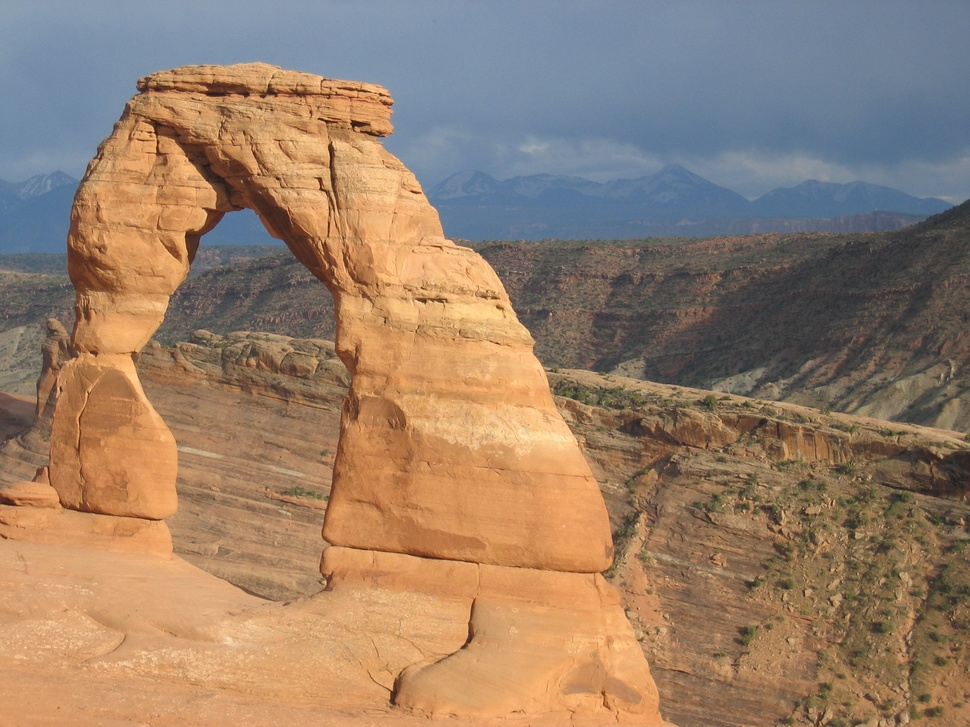
#> input picture data/arch.jpg, 970 x 727 px, shrunk from 2272 x 1704 before the run
$ jupyter execute SVD.ipynb   (shell and % lines are left out)   (Python 2 division)
#> lines starting #> are read from the running program, lines starting #| are printed output that depends on the picture
## Image Compression Using Singular Value Decomposition
Note that the use of an image as a data set in this demonstration is different than how we used images for demonstrating PCA. In the case of PCA, each image was an object and the pixel values (flattened) were the features. PCA allowed us to analyze the entire data set of images.

For SVD, we are assuming that each row in the image is a data object and the column values are the features.

[cell 1]
import matplotlib.pyplot as plt
import numpy as np
import time
from sparsesvd import sparsesvd

from PIL import Image

[cell 2]
#load a random image and convert it into black and white
img = Image.open('../data/arch.jpg')
#> img is the input picture: PIL image 970x727 RGB; mean R, G, B 151.7, 127, 106.3
imggray = img.convert('LA')
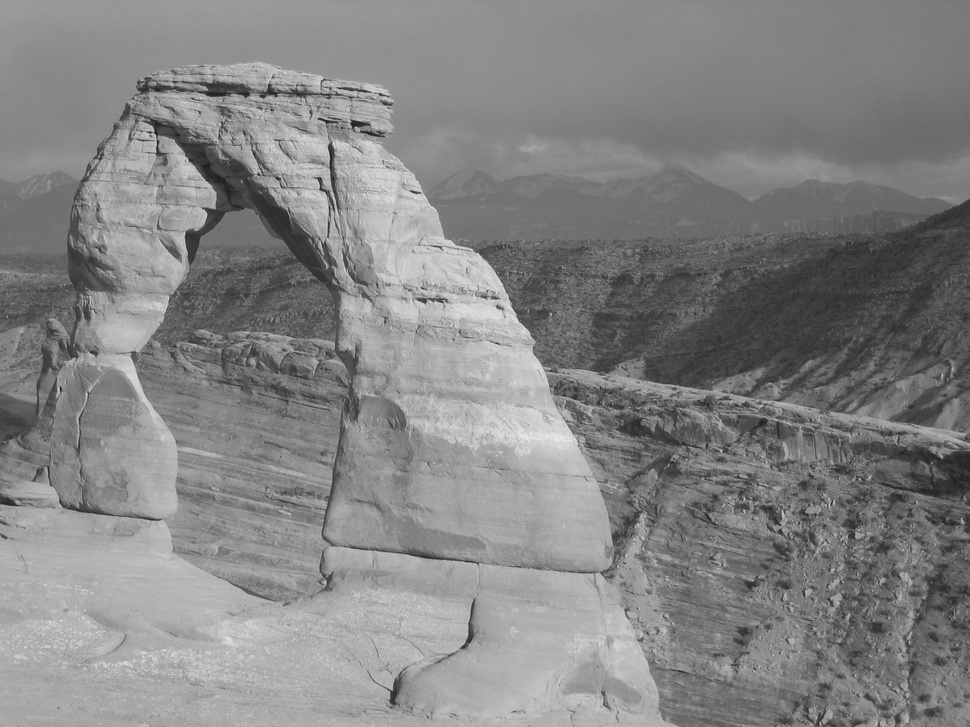
#> imggray: PIL image 970x727 LA; mean R, G, B, A 132, 132, 132, 255
fig = plt.figure(figsize=(18, 12))
fig.add_subplot(1,2,1)
plt.imshow(img)
fig.add_subplot(1,2,2)
plt.imshow(imggray)

[cell 3]
# convert image to a np matrix (the underlying data is unchanged)
imgmat = np.array(list(imggray.getdata(band=0)), float)
imgmat.shape = (imggray.size[1], imggray.size[0])
X = np.matrix(imgmat)
plt.figure(figsize=(9,6))
plt.imshow(X, cmap='gray');

[cell 4]
# compute SVD for the matrix
U, S, V = np.linalg.svd(X)
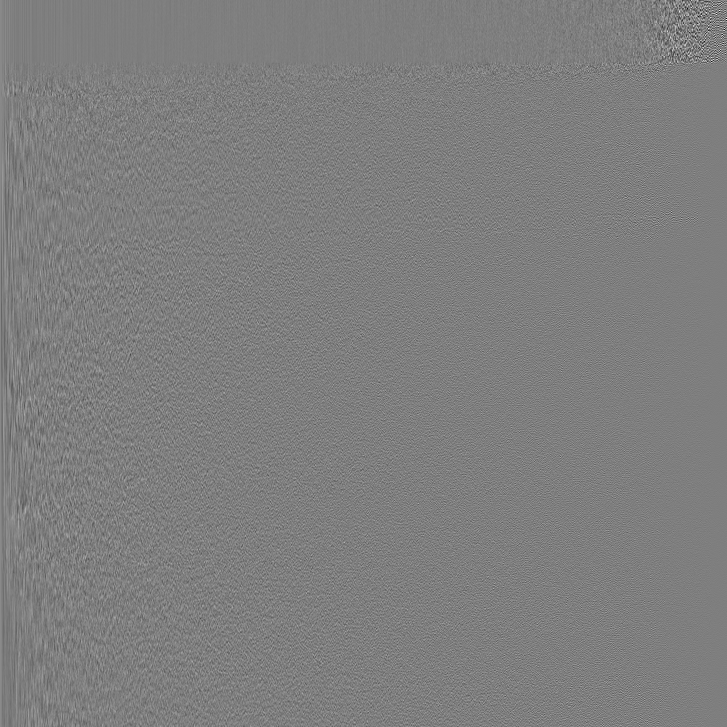
#> U: shape (727, 727) float64; min -0.466, max 0.471, mean 5.62e-05; drawn with min black and max white
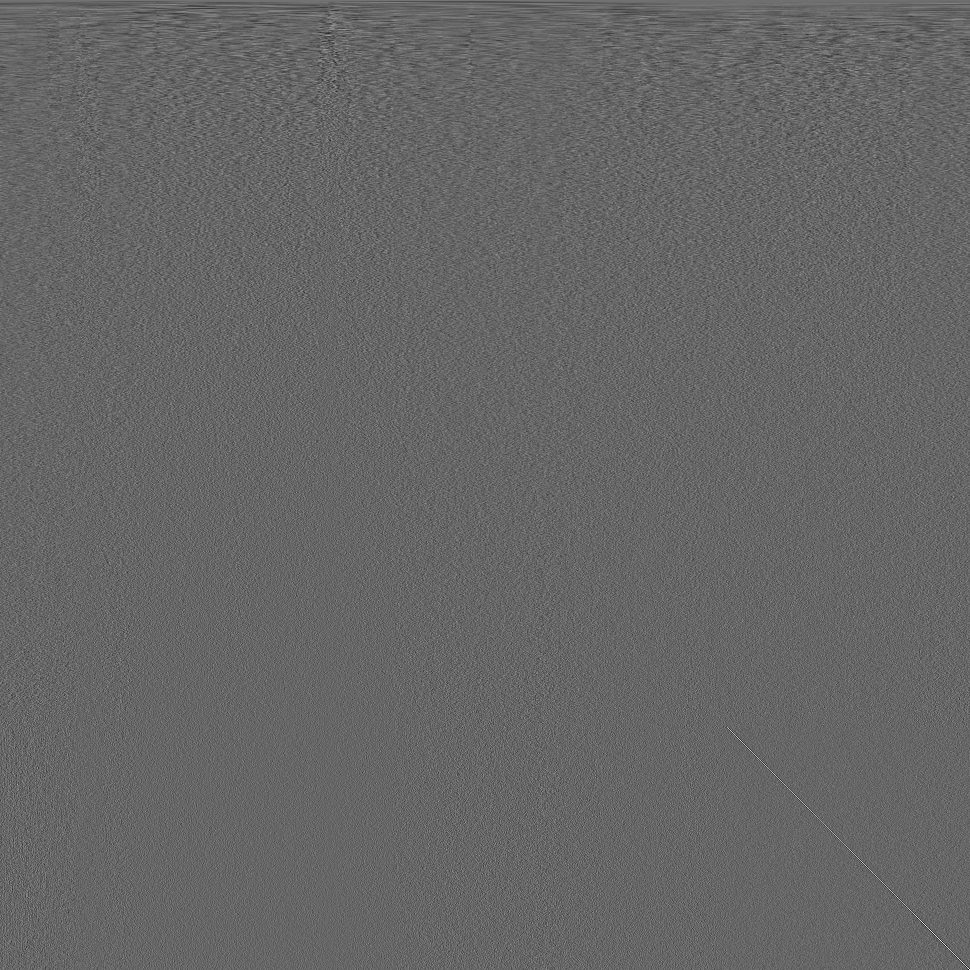
#> V: shape (970, 970) float64; min -0.278, max 0.413, mean 4.27e-05; drawn with min black and max white
#> S = 727 values, max 112933 at index 0, min 3.66 at index 726, mean 508.7

Computing an approximation of the image using the first column of U and first row of V reproduces the most prominent feature of the image, the light area on top and the dark area on the bottom. The darkness of the arch causes the extra darkness in the middle of the reconstruction.

[cell 5]
Z = np.matrix(U[:, :1]) * np.diag(S[:1]) * np.matrix(V[:1, :])
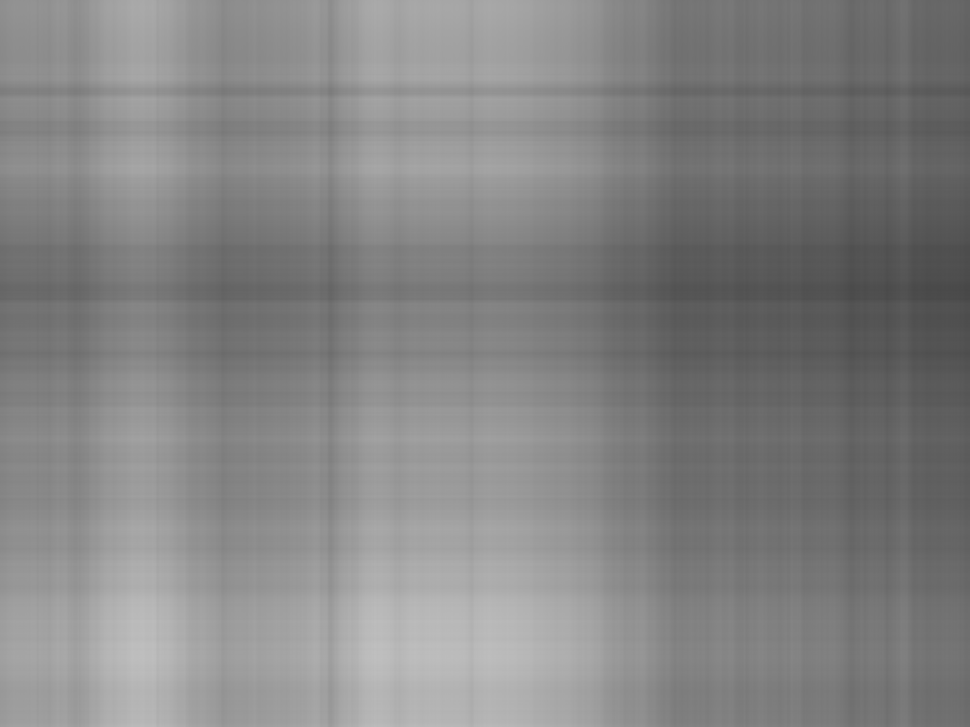
#> Z: shape (727, 970) float64; min 71.68, max 191.5, mean 132.1
plt.figure(figsize=(9,6))
plt.imshow(Z, cmap='gray');

This is the best rank-1 approximation that you can get (for Frobenius norm).
Now compute the reconstruction for higher rank approximations.

[cell 6]
fig = plt.figure(1,figsize=[10,10],dpi=300)
c = 1
for i in xrange(5, 51, 5):
    Z = np.matrix(U[:, :i]) * np.diag(S[:i]) * np.matrix(V[:i, :])
    plt.subplot(4,3,c)
    c = c + 1
    plt.imshow(Z, cmap='gray')
    title = "n = %s" % i
    plt.title(title)
#> this loop made 10 passes
#> pass 2, `Z = np.matrix(U[:, :i]) * np.diag(S[:i]) * np.matrix(V[:i, :])`:
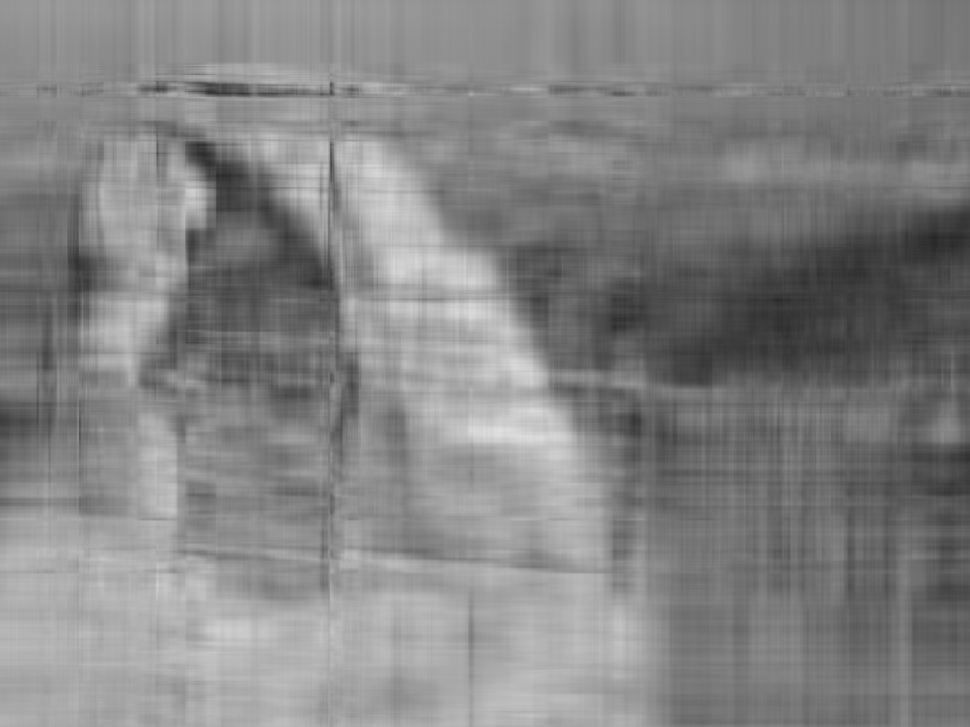
#> Z: shape (727, 970) float64; min 38.05, max 225.4, mean 132
#> after the loop, c = 11
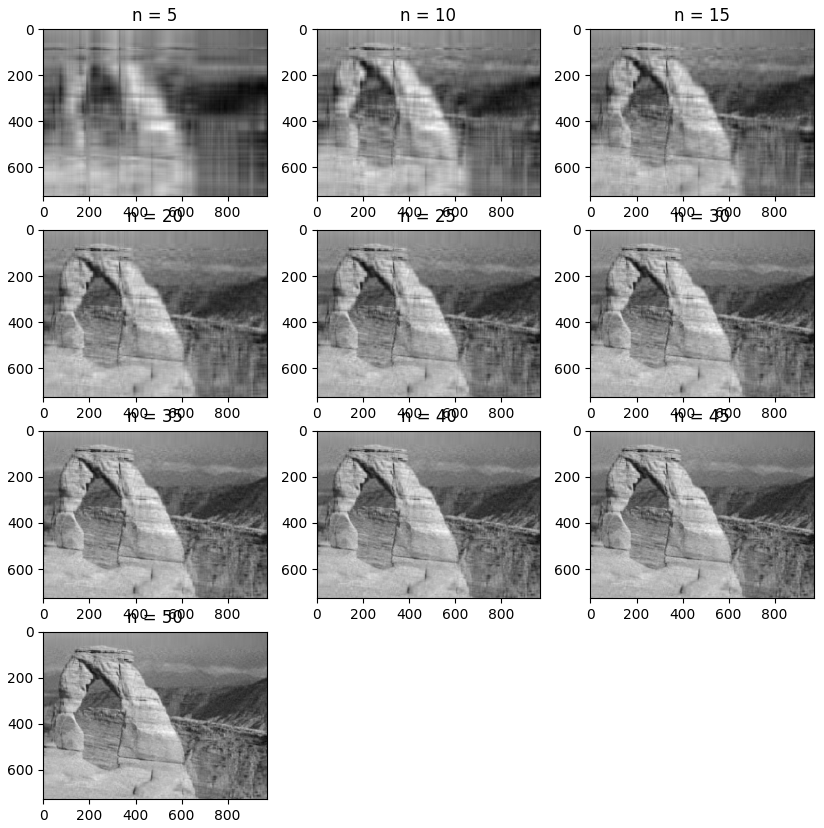
#> figure drawn by matplotlib, 10 panels

## Users and Items: Finding the Right Customer Using Matrix Completion using SVD
(Shamelessly) copied from http://www.thoughtfultech.co.uk/matrix-completion-for-users-and-items.html

So let us imagine you have got a website doing great trade in widgets, selling them to users that you have registered. Cleverly, you've kept track of what users buy, so you have a complete picture of the site's shopping status. Great!, but how useful is this data? You really want to target customers with products they might have a genuine interest in without it being classed as "spam". The system you require is usually called a __Recommender System__ and should be an integral part of the marketing process in your business.

There are two key things you can do with this type of system:

1. Recommend products that you think users will like, to the right user.
2. Figure out what stock you need.

So what does this type of data look like? The best way to structure the data is to present the "users" as rows and "items" as columns. This naturally forms a matrix with the amounts bought as elements and with missing values as the values we mainly wish to predict. Missing values are potential selling points, so we can target users with these products either through direct mail or product placement when they view the website. It also gives some indication of the amount of stock that might be required for each item. So a little shop selling ten items to eight customers would be best represented by a matrix that looks like this:
$$
X = \left(
\begin{array}{ccccccccccc}
                      & Chocolate & TV & Peanuts & Crisps & Wine & Beer & Champagne & Ginger Beer & Lemonade & Orange Juice  \\
                Jim & 1  & \_ & \_ & 2 & 1 & 4 & 6 & \_ & 5 & 2\\
                Brenda & 4  & \_ &  5 & 5 & 6 & 7 & 6 & \_ & 7 & 1\\
                Jonny & \_ & \_ & \_ & 2 & 1 & 4 & 6 & \_ & 5 & \_ \\
                Jo & 3  & \_ & \_ & 2 & 1 & 4 & 6 & 1 & 4  & \_\\
                Rosa & 3  & \_ & \_ & 2 & 1 & 4 & 6 & \_ & 5 & \_\\
                Ruby & \_ &  3 &  3 & 4 & 4 & 4 & 4 & 5  & 6 & 2\\
                Julie & 3  & \_ & \_ & 2 & 1 & 4 & 6 & \_ & 5 & \_\\
                Karen & 3  & 6  & \_ & \_ & \_ & \_ & \_ & \_ & 5 & 2 \\
                \end{array}
\right)
$$

This we will call the "Source" matrix, Each row/column combination records how much of a product (column) has been bought by a user (row).
In addition, we might simplify this view to generate a binary "interaction" matrix. This is the above data simplified to record whether an item has been bought (1) or not (_).

$$
X_b = \left( \begin{array}{ccccccccccc}
                       & Chocolate & TV & Peanuts & Crisps & Wine & Beer & Champagne & Ginger Beer & Lemonade & Orange Juice  \\
                Jim & 1  & \_ & \_ & 1 & 1 & 1 & 1 & \_ & 1 & 1\\
                Brenda & 1  & \_ &  1 & 1 & 1 & 1 & 1 & \_ & 1 & 1\\
                Jonny & \_ & \_ & \_ & 1 & 1 & 1 & 1 & \_ & 1 & \_ \\
                Jo & 1  & \_ & \_ & 1 & 1 & 1 & 1 & 1 & 1  & \_\\
                Rosa & 1  & \_ & \_ & 1 & 1 & 1 & 1 & \_ & 1 & \_\\
                Ruby & \_ &  1 &  1 & 1 & 1 & 1 & 1 & 1  & 1 & 1\\
                Julie & 1  & \_ & \_ & 1 & 1 & 1 & 1 & \_ & 1 & \_\\
                Karen & 1  & 1  & \_ & \_ & \_ & \_ & \_ & \_ & 1 & 1 \\
                \end{array}
\right)
$$

In Numpy this would look something like this:

[cell 7]
#generate the data for this chapter
X = np.array([[1,0,0,2,1,4,6,0,5,2],
             [4,0,5,2,1,4,6,0,5,1],
             [0,0,0,2,1,4,6,1,4,0],
             [3,0,0,2,1,4,6,0,5,0],
             [3,0,0,2,1,4,6,0,5,0],
             [0,3,3,4,4,4,4,5,6,2],
             [3,0,0,2,1,4,6,0,5,0],
             [3,6,0,0,0,0,0,0,5,2],])
Xb = X.clip(0,1) #clip ound everything above 1 to 1
print "X=\n" + str(X)
print "Xb=\n" + str(Xb)

We replace the blanks with zeros, knowing these are the values we need to estimate. Once we have estimated the blanks we can build a recommendation. Looking at the above matrix a sensible recommendation might be Chocolate for Ruby and Ginger Beer for Rosa, when the user next logged onto the website this would be shown in the now common "we recommend" element usually towards the bottom of the page. For Ruby the first item would be Chocolate and for Rosa this would be Ginger Beer.


##Recommender Algorithms

  The big question is how might we do this? The most obvious approach is to use what we know about similar user's purchasing patterns to predict user's unknown values. Likewise, we can also use what we know about how similar products have sold to predict a product's unknown values. These approaches are known as __Collaborative Filtering__. A second less obvious method from the field of statistics is to try and predict the underlying drivers for the _user buys item_ decision process using a __Latent Factor Model__ in our case using __Singular Valued Decomposition__.

[cell 8]
from scipy.linalg import svd,diagsvd
#simple calculate of the necessary SVD matrices
U, s, Vh = svd(X)
#plot the elbow plot
plt.plot(s**2)
plt.xlabel("K")
plt.ylabel('$s^2$')
plt.title('Elbow plot for SVD')
plt.show()
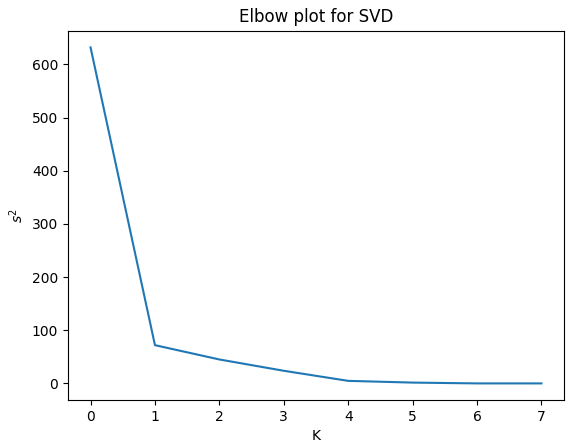
#> figure drawn by matplotlib, 1 panel
#truncate to 2
s[2:]=0
#calculate estimate using truncated S
outX = np.round(np.dot(np.dot(U,diagsvd(s,8,10)),Vh))
#show results
print "X=\n"+str(X)
print "U=\n"+str(U[:2,:].round(1))
print "V=\n"+str(Vh[:,:2].round(1))
print "X'=\n"+str(outX)
